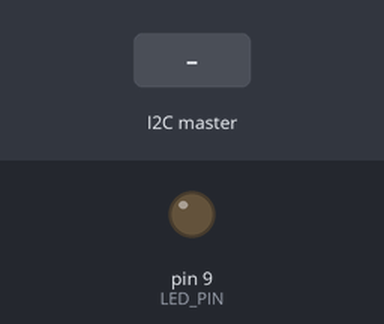
Bench run of a sketch on a simulated Arduino Uno, built with avr-gcc and run on an emulated ATmega328P. On the bench: output pins drawn as LEDs (lit = HIGH). The inputs (shaded band) are chosen by the test bench.

Above: at 1.2 s.
1.3 s: the I2C master sends the byte 1
At 1.7 s:
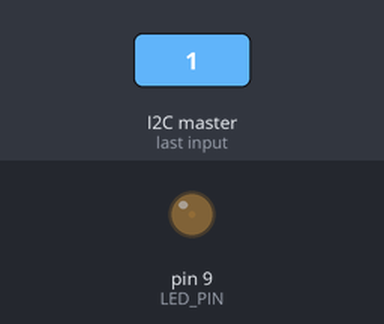
2.8 s: the I2C master sends the byte 90
At 4.0 s:
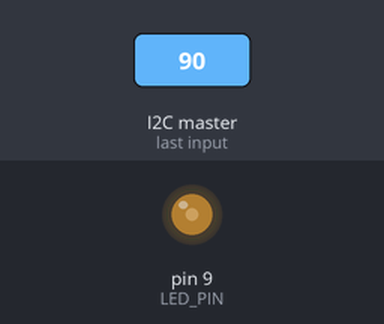
4.3 s: the I2C master sends the byte 200
At 5.1 s:
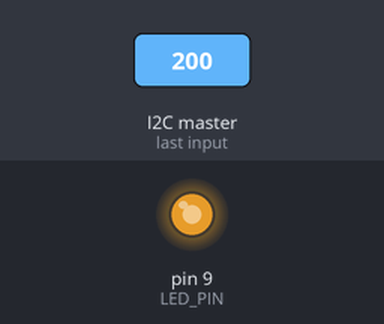
Timing chart, 0 to 7.3 s (numbered marks = the images above; inputs shaded):
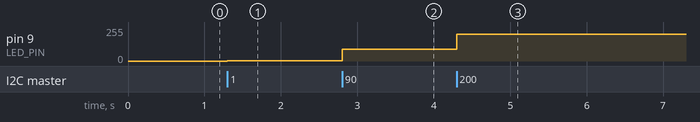

The sketch:

I2C_Slave.ino
```cpp
#include "Wire.h"
#define LED_PIN 9

volatile byte value;
void setup() {
  // put your setup code here, to run once:
  Wire.begin(8);    //Adresse für Slave: 8
  Wire.onReceive(dataReceived);
  pinMode(LED_PIN, OUTPUT);
}

void loop() {
  // put your main code here, to run repeatedly:
  analogWrite(LED_PIN, value);
}

void dataReceived(int anzahl){
  if(Wire.available()){
    value = Wire.read();
  }
}
```

Measured:
- after the input at 1.3 s, pin 9 (LED_PIN): 0/255 → 1/255 at once
- after the input at 2.8 s, pin 9 (LED_PIN): 1/255 → 90/255 at once
- after the input at 4.3 s, pin 9 (LED_PIN): 90/255 → 200/255 at once
